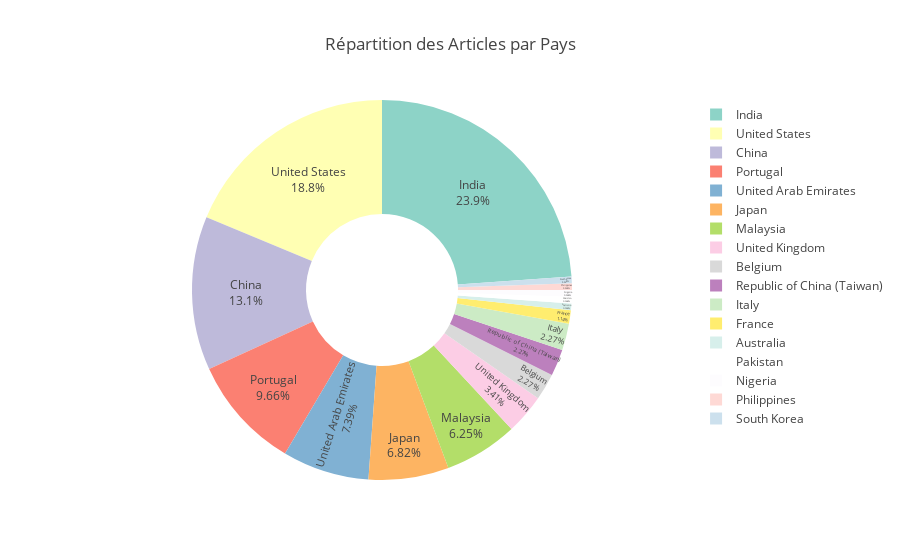

Notebook cell for this chart:
### Markdown cell above
Camembert :

### Code cell
# --- Calcul des statistiques par pays ---
country_counts = df_articles_llm['country'].value_counts().reset_index()
country_counts.columns = ['country', 'num_articles']

# --- Création du camembert ---
fig = px.pie(
    country_counts,
    names='country',
    values='num_articles',
    title="Répartition des Articles par Pays",
    hole=0.4,  # Optionnel : ajoute un trou au centre pour un "donut chart"
    color_discrete_sequence=px.colors.qualitative.Set3  # Palette de couleurs qualitative
)

# Personnalisation des étiquettes
fig.update_traces(
    textposition='inside',  # Place les pourcentages à l'intérieur des segments
    textinfo='percent+label'  # Affiche les pourcentages et les noms des pays
)

# Afficher le camembert
fig.show()

### Figure 1 — Plotly figure (JSON) as saved in the notebook; plotly's stock layout.template omitted (floating-point values rounded to 4 significant figures)
{"data": [{"domain": {"x": [0, 1], "y": [0, 1]}, "hole": 0.4, "hovertemplate": "country=%{label}<br>num_articles=%{value}<extra></extra>", "labels": ["India", "United States", "China", "Portugal", "United Arab Emirates", "Japan", "Malaysia", "United Kingdom", "Belgium", "Republic of China (Taiwan)", "Italy", "France", "Australia", "Pakistan", "Nigeria", "Philippines", "South Korea"], "legendgroup": "", "name": "", "showlegend": true, "textinfo": "percent+label", "textposition": "inside", "type": "pie", "values": [42, 33, 23, 17, 13, 12, 11, 6, 4, 4, 4, 2, 1, 1, 1, 1, 1]}], "layout": {"legend": {"tracegroupgap": 0}, "piecolorway": ["rgb(141,211,199)", "rgb(255,255,179)", "rgb(190,186,218)", "rgb(251,128,114)", "rgb(128,177,211)", "rgb(253,180,98)", "rgb(179,222,105)", "rgb(252,205,229)", "rgb(217,217,217)", "rgb(188,128,189)", "rgb(204,235,197)", "rgb(255,237,111)"], "title": {"text": "Répartition des Articles par Pays"}}}
